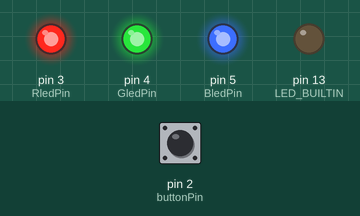
A sketch run on a simulated Arduino Uno, built with avr-gcc and run on an emulated ATmega328P. Shown: output pins drawn as LEDs (lit = HIGH). Dashed ring = blinking. The test bench sets the inputs (shaded band); at power-on: pin 2 (buttonPin) LOW.

Above: at 1.2 s.
1.3 s: pin 2 (buttonPin) pulled HIGH for 0.15 s
At 2.8 s:
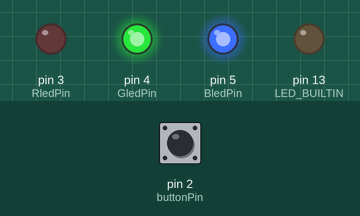
4.4 s: pin 2 (buttonPin) pulled HIGH for 1 s
At 6.8 s:
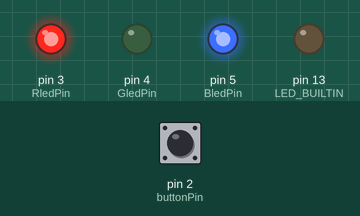
8.4 s: pin 2 (buttonPin) pulled HIGH for 0.15 s
At 10.3 s:
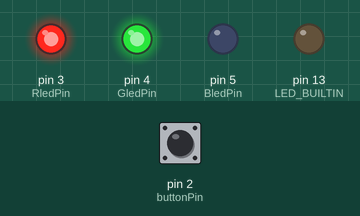
11.5 s: pin 2 (buttonPin) pulled HIGH for 3.2 s
At 12.8 s:
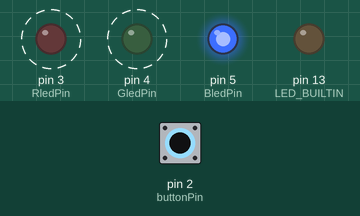
17.7 s: pin 2 (buttonPin) pulled HIGH for 0.15 s
At 18.8 s:
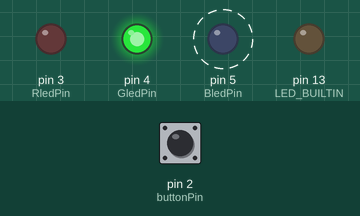
20.8 s: pin 2 (buttonPin) pulled HIGH for 1 s
At 22.8 s:
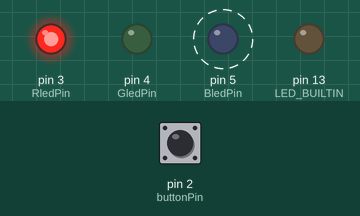
Timing chart, 0 to 25.8 s (numbered marks = the images above; inputs shaded):
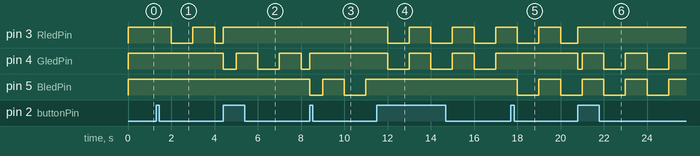

Measured:
- after the input at 1.3 s, pin 3 (RledPin): HIGH → LOW after 0.70 s, → HIGH 1.0 s later, → LOW 1.0 s later
- after the input at 4.4 s, pin 4 (GledPin): goes LOW 0.60 s, HIGH 1.0 s, LOW 1.0 s, HIGH 1.0 s, then LOW, starting at once
- after the input at 8.4 s, pin 5 (BledPin): HIGH → LOW at once, → HIGH 0.60 s later, → LOW 1.0 s later, → HIGH 1.0 s later
- after the input at 11.5 s, pin 3 (RledPin), pin 4 (GledPin): alternates HIGH for 1.0 s and LOW for 1.0 s, starting after 0.50 s; pin 5 (BledPin): stops changing and stays HIGH
- after the input at 17.7 s, pin 4 (GledPin): stays HIGH (without the input it goes to LOW after 0.30 s); pin 5 (BledPin): HIGH → LOW after 0.30 s, → HIGH 1.0 s later, → LOW 1.0 s later
- after the input at 20.8 s, pin 4 (GledPin): HIGH → LOW at once, then repeats every 2.0 s: HIGH 1.0 s, LOW 1.0 s

The sketch:

Practice7RGBLEDBlinks.ino
```cpp
const int buttonPin = 2;
const int RledPin = 3;
const int GledPin = 4;
const int BledPin = 5;

int buttonState = 0;
int ledState = LOW;
int ledcolor = 0;
bool ButtonPressed = false;
String currentcolor = "led";
unsigned long previousMillis = 0;
const long interval = 1000;

void setup() {
  pinMode(LED_BUILTIN, OUTPUT);
  pinMode(RledPin, OUTPUT);
  pinMode(GledPin, OUTPUT);
  pinMode(BledPin, OUTPUT);
  pinMode(buttonPin, INPUT);
}

void loop() {
  // You can read the button here and update ledcolor if you want
  buttonState = digitalRead(buttonPin);
  Serial.print("Current Color: ");
  Serial.println(currentcolor);
  if (buttonState == HIGH && !ButtonPressed) {
    ledcolor = ledcolor + 1;
    ButtonPressed = true;
  }
  if (buttonState == LOW && ButtonPressed) {
      ButtonPressed = false;
  }

  unsigned long currentMillis = millis();
  if (currentMillis - previousMillis >= interval) {
    //save the last time you blinked the LED
    previousMillis = currentMillis;
  if (ledState == LOW) {
    ledState = HIGH;
  } else {
    ledState = LOW;
    }
  }

  // RGB LED control
  if (ledcolor == 0) {
    digitalWrite(RledPin, HIGH);
    digitalWrite(GledPin, HIGH);
    digitalWrite(BledPin, HIGH);
  } else if (ledcolor == 1) {
    // RED
    currentcolor="RED";
      if(ledState == LOW) {
    digitalWrite(RledPin, LOW);
    digitalWrite(GledPin, HIGH);
    digitalWrite(BledPin, HIGH);
    } else {
    digitalWrite(RledPin, HIGH);
    digitalWrite(GledPin, HIGH);
    digitalWrite(BledPin, HIGH);
    }
  } else if (ledcolor == 2) {
    // GREEN
    currentcolor="GREEN";
      if(ledState == LOW) {
    digitalWrite(RledPin, HIGH);
    digitalWrite(GledPin, LOW);
    digitalWrite(BledPin, HIGH);
    } else {
    digitalWrite(RledPin, HIGH);
    digitalWrite(GledPin, HIGH);
    digitalWrite(BledPin, HIGH);
    }
  } else if (ledcolor == 3) {
    // BLUE
    currentcolor="BLUE";
      if(ledState == LOW) {
    digitalWrite(RledPin, HIGH);
    digitalWrite(GledPin, HIGH);
    digitalWrite(BledPin, LOW);
    } else {
    digitalWrite(RledPin, HIGH);
    digitalWrite(GledPin, HIGH);
    digitalWrite(BledPin, HIGH);
    }
  } else if (ledcolor == 4) {
    // YELLOW
    currentcolor="YELLOW";
      if (ledState == LOW) {
    digitalWrite(RledPin, LOW);
    digitalWrite(GledPin, LOW);
    digitalWrite(BledPin, HIGH);
    } else {
    digitalWrite(RledPin, HIGH);
    digitalWrite(GledPin, HIGH);
    digitalWrite(BledPin, HIGH);
    }
  } else if (ledcolor == 5) {
    // PURPLE
    currentcolor="Purple";
      if (ledState == LOW) {
    digitalWrite(RledPin, LOW);
    digitalWrite(GledPin, HIGH);
    digitalWrite(BledPin, LOW);
    } else {
    digitalWrite(RledPin, HIGH);
    digitalWrite(GledPin, HIGH);
    digitalWrite(BledPin, HIGH);
    }
  } else if (ledcolor == 6) {
    // CYAN
    currentcolor="Cyan";
      if (ledState == LOW) {
    digitalWrite(RledPin, HIGH);
    digitalWrite(GledPin, LOW);
    digitalWrite(BledPin, LOW);
    } else {
    digitalWrite(RledPin, HIGH);
    digitalWrite(GledPin, HIGH);
    digitalWrite(BledPin, HIGH);
    }
  } else if (ledcolor == 7) {
    currentcolor="WHITE";
      if (ledState == LOW) {
    // WHITE
    digitalWrite(RledPin, LOW);
    digitalWrite(GledPin, LOW);
    digitalWrite(BledPin, LOW);
    } else {
    digitalWrite(RledPin, HIGH);
    digitalWrite(GledPin, HIGH);
    digitalWrite(BledPin, HIGH);
    }
  }
  else if(ledcolor == 8){
    ledcolor = 0;
  }
}
```
